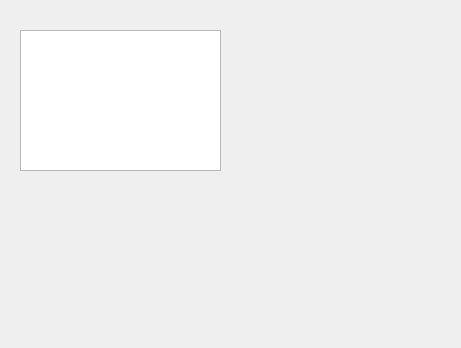
<?xml version="1.0" encoding="UTF-8"?>
<ui version="4.0">
 <class>Widget</class>
 <widget class="QWidget" name="Widget">
  <property name="geometry">
   <rect>
    <x>0</x>
    <y>0</y>
    <width>461</width>
    <height>348</height>
   </rect>
  </property>
  <property name="windowTitle">
   <string>Widget</string>
  </property>
  <widget class="QTextEdit" name="textEdit">
   <property name="geometry">
    <rect>
     <x>20</x>
     <y>30</y>
     <width>201</width>
     <height>141</height>
    </rect>
   </property>
  </widget>
 </widget>
 <layoutdefault spacing="6" margin="11"/>
 <resources/>
 <connections/>
</ui>
